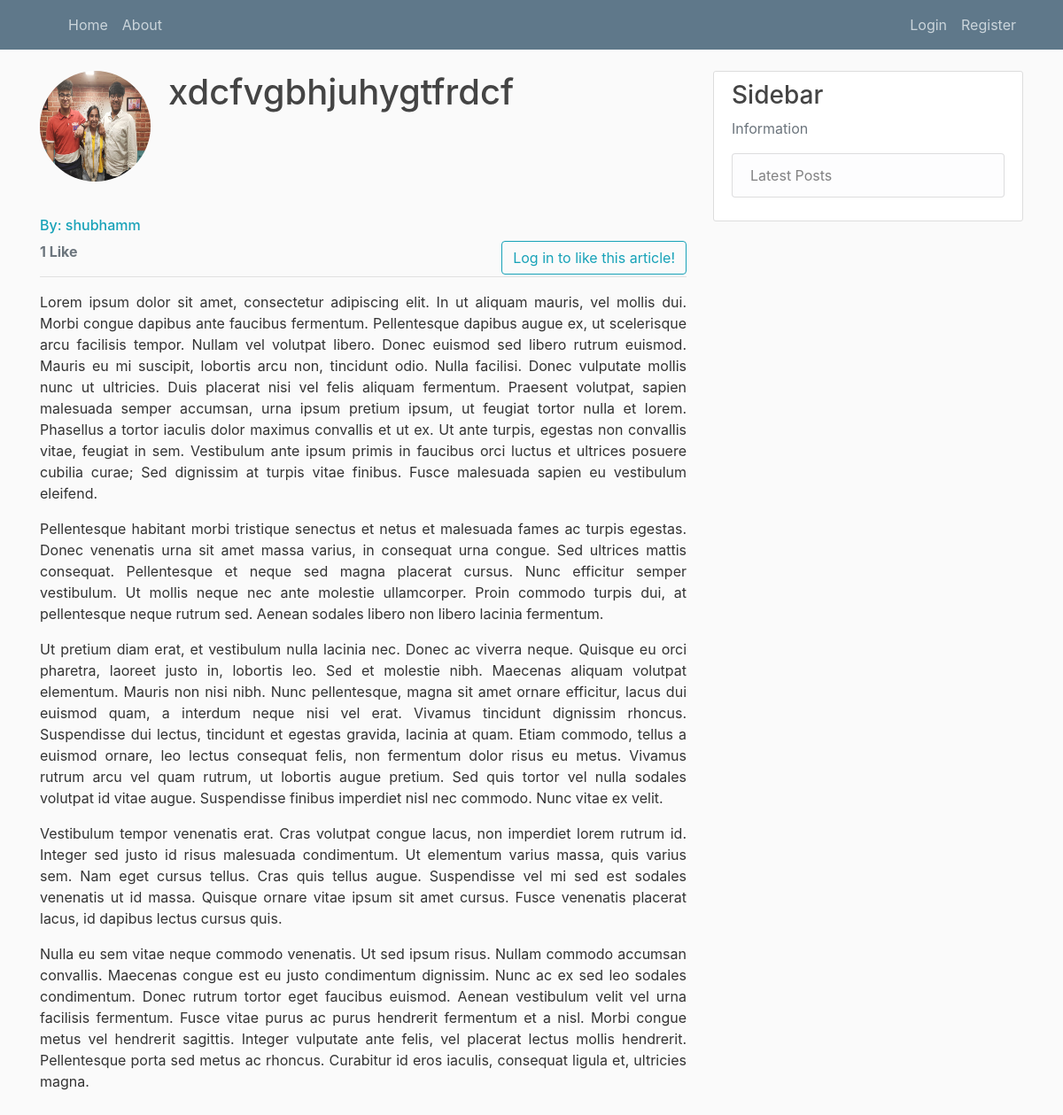
Before: /article/40 with the older database file.
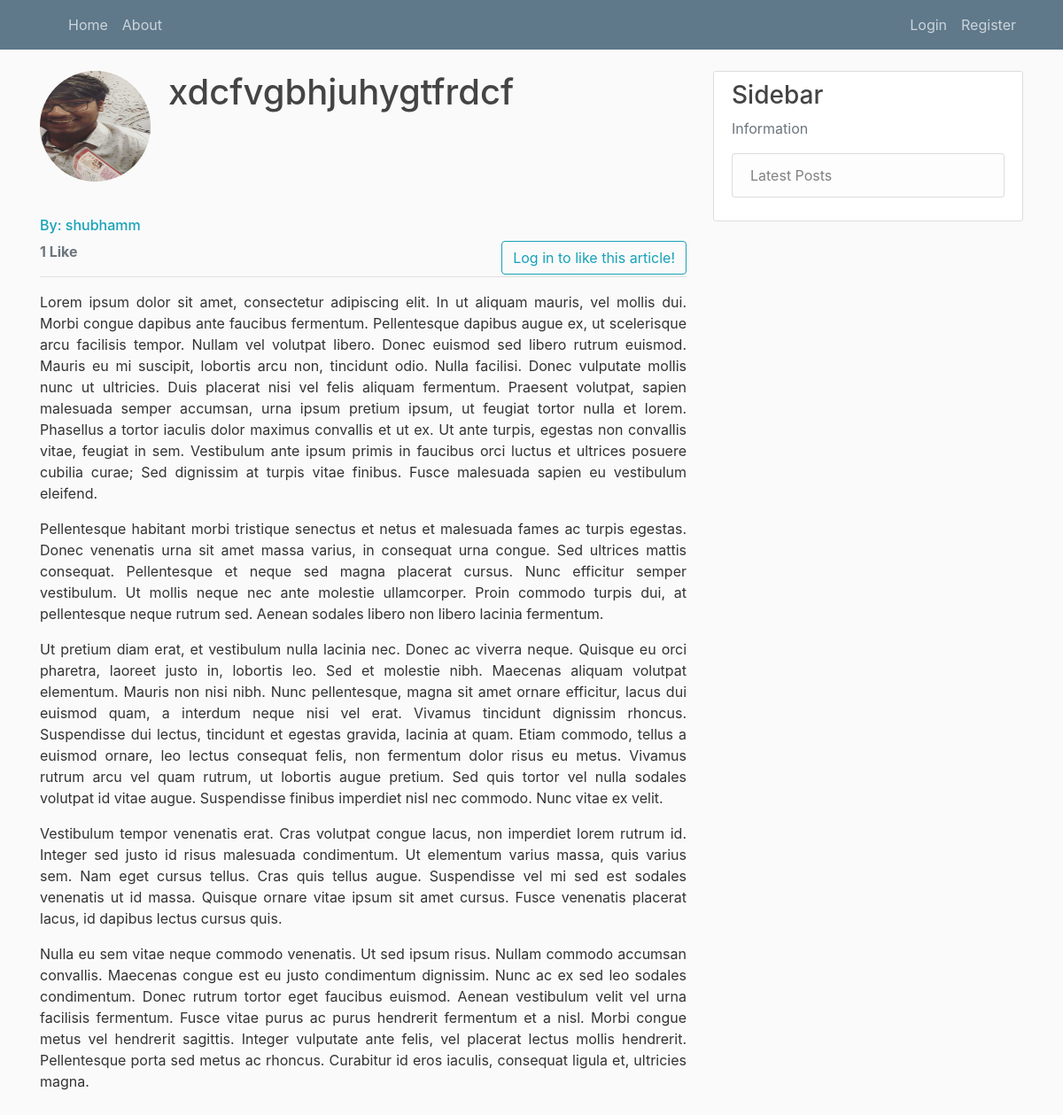
After: the same page with the newer database file.
### blog/models.py (models this page shows, shortened)
class Post(models.Model):
    title = models.CharField(max_length=100)
    content = CKEditor5Field(blank=True, null=True, config_name='extends')
    date_posted = models.DateTimeField(default=timezone.now)
    author = models.ForeignKey(User, on_delete=models.CASCADE)
    snippet = models.CharField(blank=True, max_length=100)
    category = models.CharField(max_length=100, default='uncategorised')
    likes = models.ManyToManyField(User, related_name='blogpost_like')
    def number_of_likes(self):
        return self.likes.count()

### users/models.py (models this page shows, shortened)
class Profile(models.Model):
    user = models.OneToOneField(User, unique=True, on_delete=models.CASCADE)
    bio = models.TextField(null=True, blank=True)
    image = models.ImageField(upload_to='profile_pics/')
    instagram_url = models.CharField(null=True, blank=True, max_length=255)

### blog/views.py (the view)
# urls.py: path('article/<int:pk>', ArticleDetailView.as_view(), name='article-detailer'),
class ArticleDetailView(DetailView):
    model = Post
    template_name = 'blog/article-detail.html'
    def get_context_data(self, **kwargs):
        data = super().get_context_data(**kwargs)
        likes_connected = get_object_or_404(Post, id=self.kwargs['pk'])
        liked = False
        if likes_connected.likes.filter(id=self.request.user.id).exists():
            liked = True
        data['number_of_likes'] = likes_connected.number_of_likes()
        data['post_is_liked'] = liked
        return data

### blog/templates/blog/article-detail.html (shortened to what this page needs)
<!DOCTYPE html>
{% extends "blog/base.html" %}
{%load static%}
{% block content %}
<div class="media">
  {%if post.author.profile.image.url%}
  <img class="rounded-circle account-img" src="{{post.author.profile.image.url}}" alt="oopsie">
  {%else%}
  <img class="rounded-circle account-img" src="{% static 'blog/images/not-found.png' %}" alt="oopsie">
  {% endif %}
  <div class="media-body">
    <h1>{{post.title}}</h1>
  </div>
</div>
<br>
<h6 class="text-info">By: {{post.author}}</h6>
{% if user.is_authenticated %}
<form action="{% url 'blogpost_like' object.id %}" method="POST">
  {% csrf_token %}
  {% if post_is_liked %}
  <button style="float: right" type="submit" name="blogpost_id" value="{{object.id}}"
    class="btn btn-info">Unlike</button>
  {% else %}
  <button style="float: right" type="submit" name="blogpost_id" value="{{object.id}}" class="btn btn-info">Like</button>
  {% endif %}
</form>
{% else %}
<a style="float: right" class="btn btn-outline-info" href="{% url 'login' %}?next={{request.path}}">Log in to like this
  article!</a>
{% endif %}
<strong class="text-secondary">{{ number_of_likes }} Like{{ number_of_likes|pluralize }}</strong>
<hr>
{{post.content|safe}}
<br />
<br />
<br>
<br>
{% endblock content %}

Changed rows visible on the page:
changed through a linked row, Post "xdcfvgbhjuhygtfrdcf": author.profile.image: a different picture
